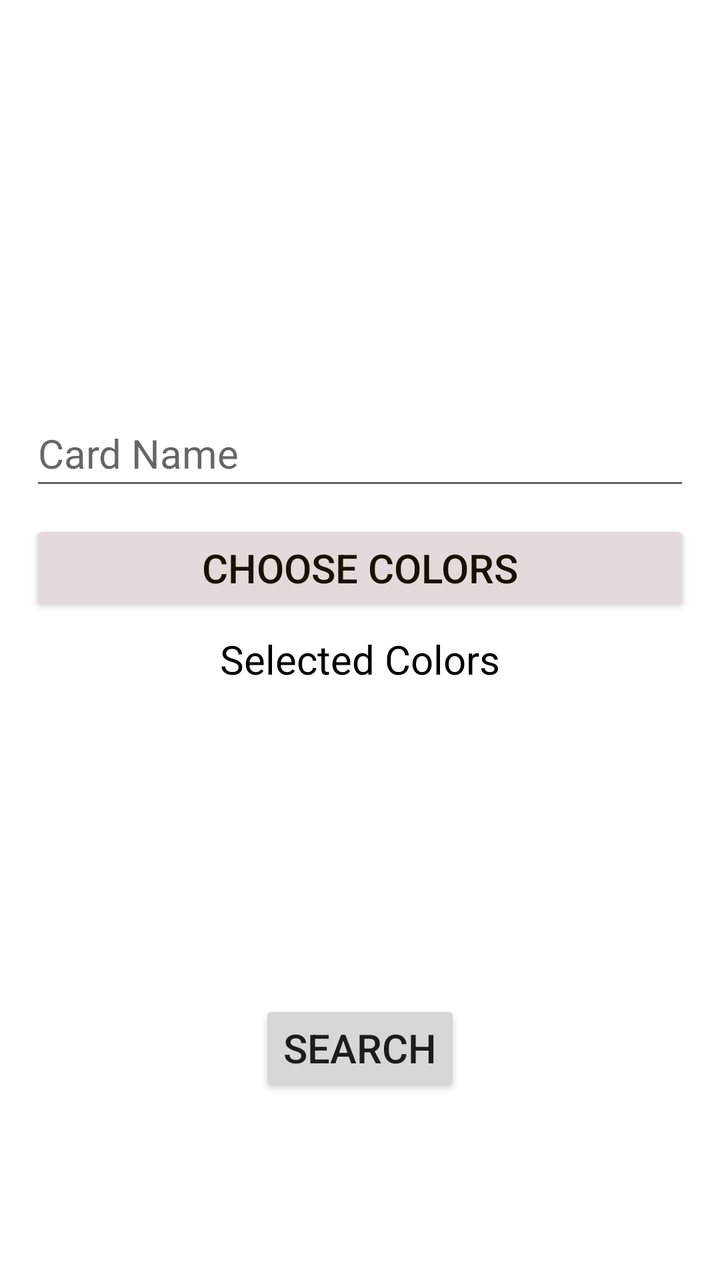
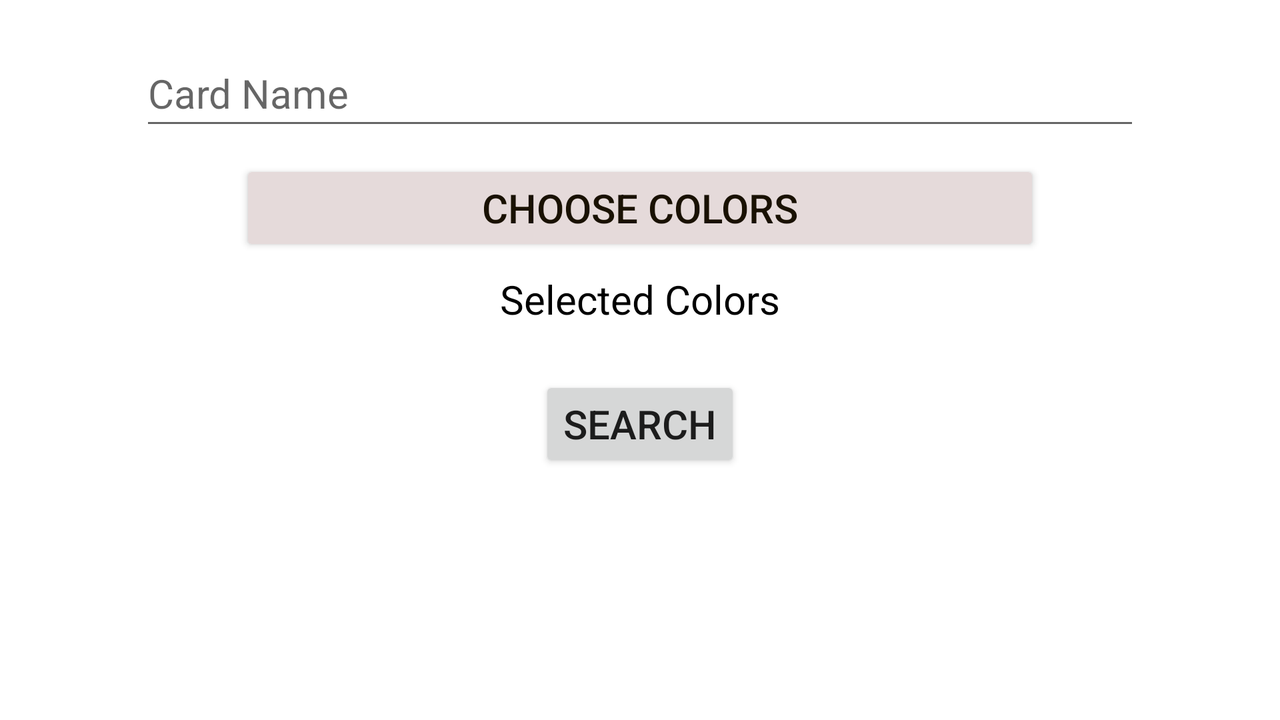

An Android layout and its configuration variant, each rendered on a device that would load it. The default file and the variant file are quoted in full after the pictures.
<!-- AndroidManifest.xml: application theme Theme.MTG_Tome -->
<!-- res/layout/fragment_search_option.xml -->
<?xml version="1.0" encoding="utf-8"?>
<FrameLayout xmlns:android="http://schemas.android.com/apk/res/android"
    xmlns:tools="http://schemas.android.com/tools"
    android:layout_width="match_parent"
    android:layout_height="match_parent"
    tools:context=".fragments.SearchOptionFragment">

    <RelativeLayout
        android:layout_width="match_parent"
        android:layout_height="match_parent">

        <EditText
            android:id="@+id/editCardName"
            android:layout_width="match_parent"
            android:layout_height="wrap_content"
            android:layout_marginHorizontal="15dp"
            android:layout_marginTop="200dp"
            android:autofillHints="@string/card_name_edit_text"
            android:hint="@string/card_name_edit_text"
            android:inputType="text"
            android:minHeight="50dp"
            android:textSize="20sp" />

        <Button
            android:id="@+id/color_button"
            android:layout_width="match_parent"
            android:layout_height="wrap_content"
            android:layout_below="@+id/editCardName"
            android:layout_marginHorizontal="15dp"
            android:layout_marginTop="10dp"
            android:backgroundTint="@color/timberwolf"
            android:text="@string/color_button"
            android:textSize="20sp"
            android:textColor="@color/smoky_black" />

        <TextView
            android:id="@+id/textView_colors"
            android:layout_width="wrap_content"
            android:layout_height="wrap_content"
            android:layout_below="@+id/color_button"
            android:layout_centerHorizontal="true"
            android:layout_marginTop="8dp"
            android:text="@string/selected_colors_text"
            android:textColor="@color/black"
            android:textSize="20sp" />

        <Button
            android:id="@+id/search_button"
            android:layout_width="wrap_content"
            android:layout_height="wrap_content"
            android:layout_marginTop="500dp"
            android:layout_centerHorizontal="true"
            android:textSize="20sp"
            android:text="@string/search_button" />

    </RelativeLayout>

</FrameLayout>
<!-- resources referenced by this layout -->
<resources>
  <color name="black">#FF000000</color>
  <color name="smoky_black">#FF191102</color>
  <color name="timberwolf">#FFE5DADA</color>
  <string name="card_name_edit_text">Card Name</string>
  <string name="color_button">Choose Colors</string>
  <string name="search_button">Search</string>
  <string name="selected_colors_text">Selected Colors</string>
  <style name="Theme.MTG_Tome" parent="Theme.MaterialComponents.DayNight.DarkActionBar">
          
          <item name="colorPrimary">@color/smoky_black</item>
          <item name="colorPrimaryVariant">@color/purple_700</item>
          <item name="colorOnPrimary">@color/white</item>
          
          <item name="colorSecondary">@color/teal_200</item>
          <item name="colorSecondaryVariant">@color/teal_700</item>
          <item name="colorOnSecondary">@color/black</item>
          
          <item name="android:statusBarColor">?attr/colorPrimaryVariant</item>
          
      </style>
  <color name="purple_700">#FF3700B3</color>
  <color name="white">#FFFFFFFF</color>
  <color name="teal_200">#FF03DAC5</color>
  <color name="teal_700">#FF018786</color>
</resources>
<!-- res/layout-land/fragment_search_option.xml (the author's variant of the layout above) -->
<!-- drawn on the phone turned sideways -->
<?xml version="1.0" encoding="utf-8"?>
<FrameLayout xmlns:android="http://schemas.android.com/apk/res/android"
    xmlns:tools="http://schemas.android.com/tools"
    android:layout_width="match_parent"
    android:layout_height="match_parent"
    tools:context=".fragments.SearchOptionFragment">

    <LinearLayout
        android:layout_width="match_parent"
        android:layout_height="match_parent"
        android:orientation="vertical">

        <EditText
            android:id="@+id/editCardName"
            android:layout_width="500dp"
            android:layout_height="wrap_content"
            android:layout_marginHorizontal="15dp"
            android:layout_gravity="center_horizontal"
            android:layout_marginTop="20dp"
            android:autofillHints="@string/card_name_edit_text"
            android:hint="@string/card_name_edit_text"
            android:inputType="text"
            android:minHeight="50dp"
            android:textSize="20sp" />

        <Button
            android:id="@+id/color_button"
            android:layout_width="400dp"
            android:layout_height="wrap_content"
            android:layout_gravity="center_horizontal"
            android:layout_marginTop="10dp"
            android:backgroundTint="@color/timberwolf"
            android:text="@string/color_button"
            android:textSize="20sp"
            android:textColor="@color/smoky_black" />

        <TextView
            android:id="@+id/textView_colors"
            android:layout_width="wrap_content"
            android:layout_height="wrap_content"
            android:layout_gravity="center_horizontal"
            android:layout_marginTop="8dp"
            android:text="@string/selected_colors_text"
            android:textColor="@color/black"
            android:textSize="20sp" />

        <Button
            android:id="@+id/search_button"
            android:layout_width="wrap_content"
            android:layout_height="wrap_content"
            android:layout_marginTop="25dp"
            android:layout_gravity="center_horizontal"
            android:text="@string/search_button"
            android:textSize="20sp" />

    </LinearLayout>

</FrameLayout>
